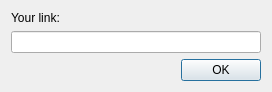
<?xml version="1.0" encoding="UTF-8"?>
<ui version="4.0">
 <class>UrlDialog</class>
 <widget class="QDialog" name="UrlDialog">
  <property name="geometry">
   <rect>
    <x>0</x>
    <y>0</y>
    <width>272</width>
    <height>86</height>
   </rect>
  </property>
  <property name="windowTitle">
   <string>Dialog</string>
  </property>
  <layout class="QVBoxLayout" name="verticalLayout">
   <item>
    <widget class="QLabel" name="label">
     <property name="text">
      <string>Your link:</string>
     </property>
    </widget>
   </item>
   <item>
    <widget class="QLineEdit" name="lineEdit"/>
   </item>
   <item>
    <widget class="QDialogButtonBox" name="buttonBox">
     <property name="orientation">
      <enum>Qt::Horizontal</enum>
     </property>
     <property name="standardButtons">
      <set>QDialogButtonBox::Ok</set>
     </property>
    </widget>
   </item>
  </layout>
 </widget>
 <resources/>
 <connections>
  <connection>
   <sender>buttonBox</sender>
   <signal>accepted()</signal>
   <receiver>UrlDialog</receiver>
   <slot>accept()</slot>
   <hints>
    <hint type="sourcelabel">
     <x>248</x>
     <y>254</y>
    </hint>
    <hint type="destinationlabel">
     <x>157</x>
     <y>274</y>
    </hint>
   </hints>
  </connection>
  <connection>
   <sender>buttonBox</sender>
   <signal>rejected()</signal>
   <receiver>UrlDialog</receiver>
   <slot>reject()</slot>
   <hints>
    <hint type="sourcelabel">
     <x>316</x>
     <y>260</y>
    </hint>
    <hint type="destinationlabel">
     <x>286</x>
     <y>274</y>
    </hint>
   </hints>
  </connection>
 </connections>
</ui>
